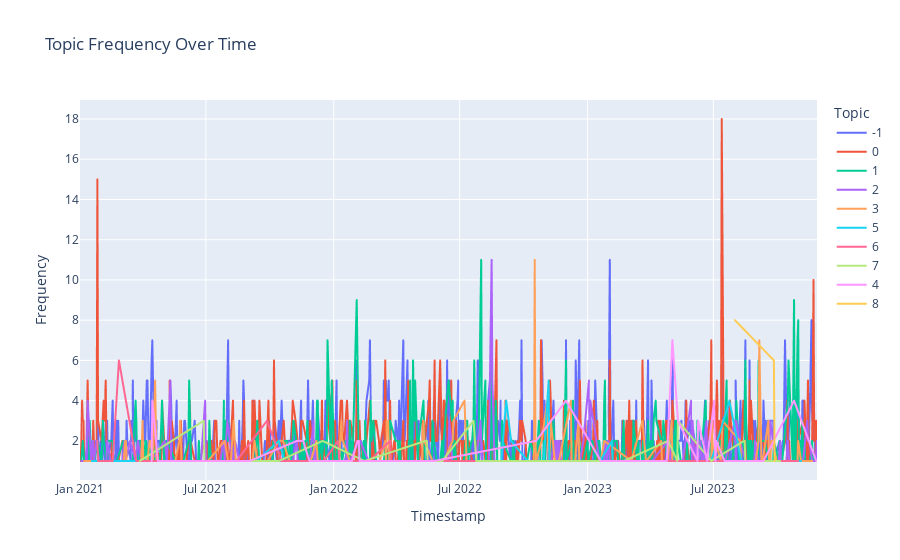

Notebook code for this chart:
### Markdown cell above
# 직접 시각화 with plotly

### Code cell
import plotly.express as px

fig = px.line(topics_over_time, x="Timestamp", y="Frequency", title='Topic Frequency Over Time', color="Topic")
fig.show()

### Figure 1 — Plotly figure (JSON) as saved in the notebook; plotly's stock layout.template omitted (floating-point values rounded to 4 significant figures; data arrays with more than 128 entries replaced by an {"elided": "..."} marker saying what was removed)
{"data": [{"hovertemplate": "Topic=-1<br>Timestamp=%{x}<br>Frequency=%{y}<extra></extra>", "legendgroup": "-1", "line": {"color": "#636efa", "dash": "solid"}, "marker": {"symbol": "circle"}, "mode": "lines", "name": "-1", "showlegend": true, "type": "scattergl", "x": {"elided": "688 str values"}, "xaxis": "x", "y": {"elided": "688 int values"}, "yaxis": "y"}, {"hovertemplate": "Topic=0<br>Timestamp=%{x}<br>Frequency=%{y}<extra></extra>", "legendgroup": "0", "line": {"color": "#EF553B", "dash": "solid"}, "marker": {"symbol": "circle"}, "mode": "lines", "name": "0", "showlegend": true, "type": "scattergl", "x": {"elided": "561 str values"}, "xaxis": "x", "y": {"elided": "561 int values"}, "yaxis": "y"}, {"hovertemplate": "Topic=1<br>Timestamp=%{x}<br>Frequency=%{y}<extra></extra>", "legendgroup": "1", "line": {"color": "#00cc96", "dash": "solid"}, "marker": {"symbol": "circle"}, "mode": "lines", "name": "1", "showlegend": true, "type": "scattergl", "x": {"elided": "459 str values"}, "xaxis": "x", "y": {"elided": "459 int values"}, "yaxis": "y"}, {"hovertemplate": "Topic=2<br>Timestamp=%{x}<br>Frequency=%{y}<extra></extra>", "legendgroup": "2", "line": {"color": "#ab63fa", "dash": "solid"}, "marker": {"symbol": "circle"}, "mode": "lines", "name": "2", "showlegend": true, "type": "scattergl", "x": {"elided": "230 str values"}, "xaxis": "x", "y": {"elided": "230 int values"}, "yaxis": "y"}, {"hovertemplate": "Topic=3<br>Timestamp=%{x}<br>Frequency=%{y}<extra></extra>", "legendgroup": "3", "line": {"color": "#FFA15A", "dash": "solid"}, "marker": {"symbol": "circle"}, "mode": "lines", "name": "3", "showlegend": true, "type": "scattergl", "x": {"elided": "177 str values"}, "xaxis": "x", "y": {"elided": "177 int values"}, "yaxis": "y"}, {"hovertemplate": "Topic=5<br>Timestamp=%{x}<br>Frequency=%{y}<extra></extra>", "legendgroup": "5", "line": {"color": "#19d3f3", "dash": "solid"}, "marker": {"symbol": "circle"}, "mode": "lines", "name": "5", "showlegend": true, "type": "scattergl", "x": ["2021-01-18T00:00:00", "2021-03-19T00:00:00", "2021-03-21T00:00:00", "2021-04-08T00:00:00", "2021-04-13T00:00:00", "2021-06-01T00:00:00", "2021-06-10T00:00:00", "2021-06-29T00:00:00", "2021-07-08T00:00:00", "2021-09-12T00:00:00", "2021-10-14T00:00:00", "2021-10-22T00:00:00", "2021-11-05T00:00:00", "2021-11-06T00:00:00", "2021-11-16T00:00:00", "2021-11-22T00:00:00", "2021-12-02T00:00:00", "2021-12-22T00:00:00", "2021-12-30T00:00:00", "2022-01-02T00:00:00", "2022-01-03T00:00:00", "2022-06-10T00:00:00", "2022-06-19T00:00:00", "2022-08-30T00:00:00", "2022-09-06T00:00:00", "2022-09-13T00:00:00", "2022-10-07T00:00:00", "2022-10-25T00:00:00", "2022-10-30T00:00:00", "2022-11-06T00:00:00", "2022-11-07T00:00:00", "2022-11-17T00:00:00", "2022-11-30T00:00:00", "2022-12-09T00:00:00", "2022-12-22T00:00:00", "2023-01-09T00:00:00", "2023-01-19T00:00:00", "2023-02-05T00:00:00", "2023-02-06T00:00:00", "2023-02-27T00:00:00", "2023-03-07T00:00:00", "2023-04-09T00:00:00", "2023-05-01T00:00:00", "2023-05-30T00:00:00", "2023-06-01T00:00:00", "2023-06-08T00:00:00", "2023-06-17T00:00:00", "2023-06-23T00:00:00", "2023-06-28T00:00:00", "2023-07-24T00:00:00", "2023-08-10T00:00:00", "2023-08-17T00:00:00", "2023-08-18T00:00:00", "2023-08-25T00:00:00", "2023-09-21T00:00:00", "2023-09-22T00:00:00", "2023-11-04T00:00:00"], "xaxis": "x", "y": [1, 1, 1, 1, 1, 1, 1, 1, 1, 1, 2, 1, 1, 1, 1, 1, 1, 1, 1, 1, 1, 1, 1, 1, 4, 2, 1, 1, 1, 5, 1, 1, 1, 1, 1, 1, 1, 2, 1, 1, 1, 1, 1, 1, 1, 1, 1, 1, 1, 4, 1, 1, 1, 1, 1, 1, 1], "yaxis": "y"}, {"hovertemplate": "Topic=6<br>Timestamp=%{x}<br>Frequency=%{y}<extra></extra>", "legendgroup": "6", "line": {"color": "#FF6692", "dash": "solid"}, "marker": {"symbol": "circle"}, "mode": "lines", "name": "6", "showlegend": true, "type": "scattergl", "x": ["2021-01-26T00:00:00", "2021-01-27T00:00:00", "2021-01-28T00:00:00", "2021-01-30T00:00:00", "2021-02-17T00:00:00", "2021-02-26T00:00:00", "2021-03-23T00:00:00", "2021-03-24T00:00:00", "2021-03-25T00:00:00", "2021-04-28T00:00:00", "2021-05-24T00:00:00", "2021-06-08T00:00:00", "2021-06-23T00:00:00", "2021-06-25T00:00:00", "2021-07-13T00:00:00", "2021-08-10T00:00:00", "2021-08-14T00:00:00", "2021-09-27T00:00:00", "2021-10-18T00:00:00", "2021-11-17T00:00:00", "2021-11-28T00:00:00", "2021-12-12T00:00:00", "2021-12-18T00:00:00", "2022-01-07T00:00:00", "2022-01-09T00:00:00", "2022-01-12T00:00:00", "2022-02-02T00:00:00", "2022-02-04T00:00:00", "2022-02-21T00:00:00", "2022-03-23T00:00:00", "2022-03-24T00:00:00", "2022-12-25T00:00:00", "2023-06-14T00:00:00", "2023-08-16T00:00:00", "2023-10-30T00:00:00", "2023-10-31T00:00:00"], "xaxis": "x", "y": [2, 1, 1, 1, 1, 6, 1, 1, 1, 1, 1, 1, 1, 1, 1, 1, 1, 3, 1, 1, 1, 1, 1, 2, 1, 1, 1, 1, 1, 2, 1, 1, 1, 1, 1, 1], "yaxis": "y"}, {"hovertemplate": "Topic=7<br>Timestamp=%{x}<br>Frequency=%{y}<extra></extra>", "legendgroup": "7", "line": {"color": "#B6E880", "dash": "solid"}, "marker": {"symbol": "circle"}, "mode": "lines", "name": "7", "showlegend": true, "type": "scattergl", "x": ["2021-03-28T00:00:00", "2021-06-28T00:00:00", "2021-06-29T00:00:00", "2021-10-14T00:00:00", "2021-12-16T00:00:00", "2022-02-14T00:00:00", "2022-05-13T00:00:00", "2022-05-15T00:00:00", "2022-05-16T00:00:00", "2022-05-31T00:00:00", "2022-06-06T00:00:00", "2022-07-21T00:00:00", "2022-07-25T00:00:00", "2022-09-21T00:00:00", "2022-09-26T00:00:00", "2022-09-27T00:00:00", "2022-10-26T00:00:00", "2023-02-22T00:00:00", "2023-04-27T00:00:00", "2023-05-10T00:00:00", "2023-05-11T00:00:00", "2023-06-28T00:00:00", "2023-08-14T00:00:00", "2023-08-15T00:00:00", "2023-08-16T00:00:00", "2023-10-05T00:00:00"], "xaxis": "x", "y": [1, 3, 1, 1, 2, 1, 2, 2, 1, 1, 1, 3, 1, 1, 1, 1, 1, 1, 2, 1, 3, 1, 2, 2, 1, 1], "yaxis": "y"}, {"hovertemplate": "Topic=4<br>Timestamp=%{x}<br>Frequency=%{y}<extra></extra>", "legendgroup": "4", "line": {"color": "#FF97FF", "dash": "solid"}, "marker": {"symbol": "circle"}, "mode": "lines", "name": "4", "showlegend": true, "type": "scattergl", "x": ["2021-04-14T00:00:00", "2021-04-15T00:00:00", "2021-04-23T00:00:00", "2021-09-02T00:00:00", "2021-11-09T00:00:00", "2021-11-17T00:00:00", "2021-11-18T00:00:00", "2021-11-27T00:00:00", "2022-01-24T00:00:00", "2022-01-27T00:00:00", "2022-02-04T00:00:00", "2022-02-06T00:00:00", "2022-02-07T00:00:00", "2022-02-08T00:00:00", "2022-02-24T00:00:00", "2022-04-18T00:00:00", "2022-05-25T00:00:00", "2022-10-19T00:00:00", "2022-12-01T00:00:00", "2023-01-20T00:00:00", "2023-01-25T00:00:00", "2023-02-21T00:00:00", "2023-03-17T00:00:00", "2023-03-27T00:00:00", "2023-04-20T00:00:00", "2023-04-25T00:00:00", "2023-05-03T00:00:00", "2023-05-11T00:00:00", "2023-06-08T00:00:00", "2023-06-09T00:00:00", "2023-06-22T00:00:00", "2023-07-02T00:00:00", "2023-07-03T00:00:00", "2023-07-04T00:00:00", "2023-07-05T00:00:00", "2023-07-17T00:00:00", "2023-08-13T00:00:00", "2023-08-21T00:00:00", "2023-09-11T00:00:00", "2023-10-25T00:00:00", "2023-11-26T00:00:00", "2023-11-27T00:00:00"], "xaxis": "x", "y": [1, 4, 1, 1, 2, 2, 2, 1, 1, 1, 2, 2, 1, 1, 1, 1, 1, 2, 4, 1, 1, 1, 1, 1, 1, 1, 7, 3, 1, 3, 1, 4, 2, 1, 2, 1, 1, 1, 1, 4, 1, 1], "yaxis": "y"}, {"hovertemplate": "Topic=8<br>Timestamp=%{x}<br>Frequency=%{y}<extra></extra>", "legendgroup": "8", "line": {"color": "#FECB52", "dash": "solid"}, "marker": {"symbol": "circle"}, "mode": "lines", "name": "8", "showlegend": true, "type": "scattergl", "x": ["2023-08-01T00:00:00", "2023-09-26T00:00:00", "2023-09-27T00:00:00"], "xaxis": "x", "y": [8, 6, 1], "yaxis": "y"}], "layout": {"legend": {"title": {"text": "Topic"}, "tracegroupgap": 0}, "title": {"text": "Topic Frequency Over Time"}, "xaxis": {"anchor": "y", "domain": [0, 1], "title": {"text": "Timestamp"}}, "yaxis": {"anchor": "x", "domain": [0, 1], "title": {"text": "Frequency"}}}}
